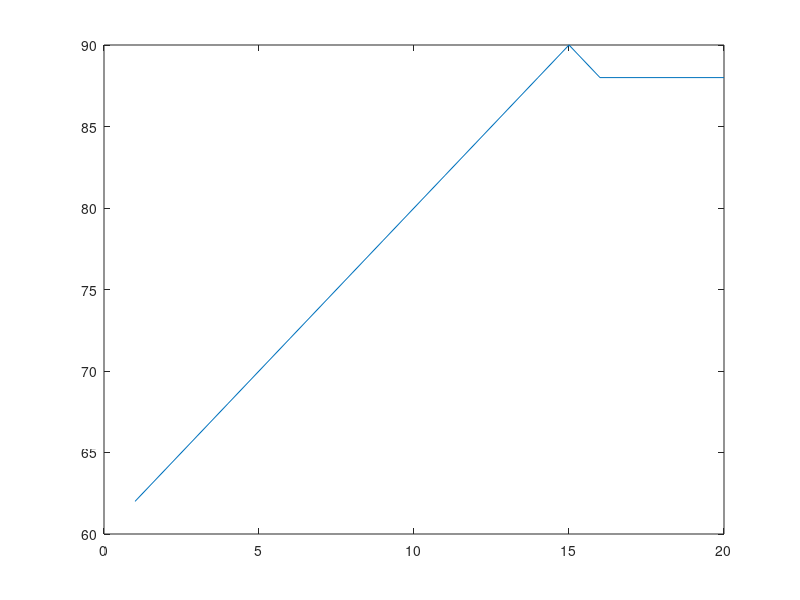

The MATLAB source for this figure:
t1= 1:20; %some time of measurement 
y1= 60+2*t1; %temperature 

%if y1>90* Air conditioner kicks in 


for i=1:20 % there are 20 entries in y1 %esto es la evaluación de un  matrix o un vector 
    if y1(i)>90
        y1(i)=88
    end
end 


figure(1)
plot (t1,y1)
